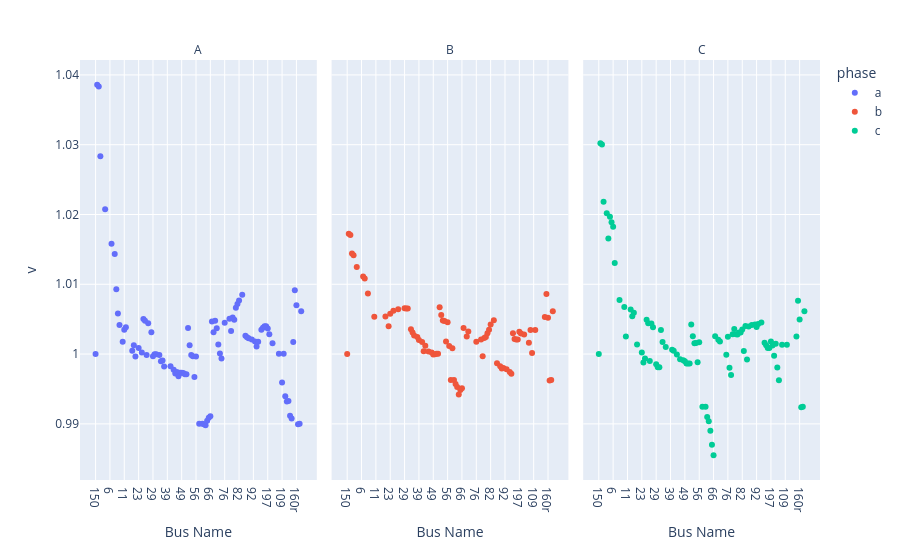
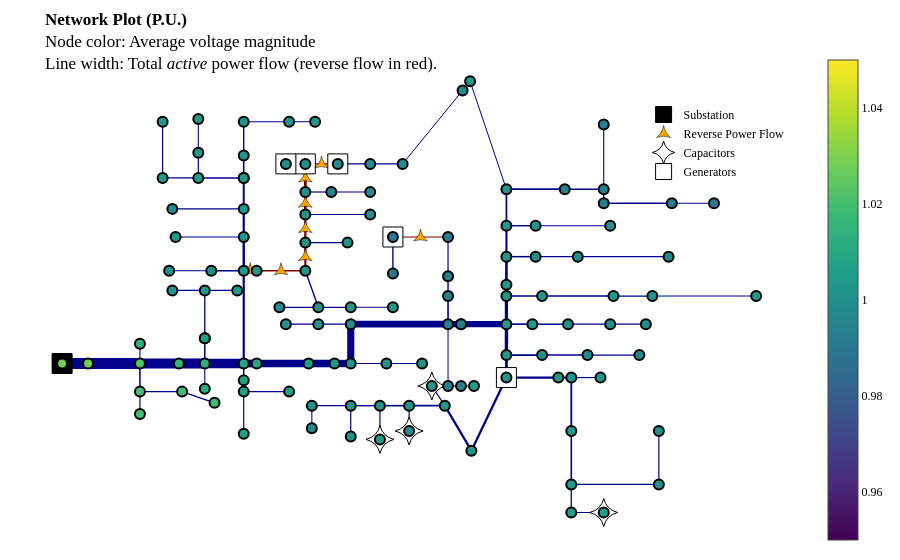
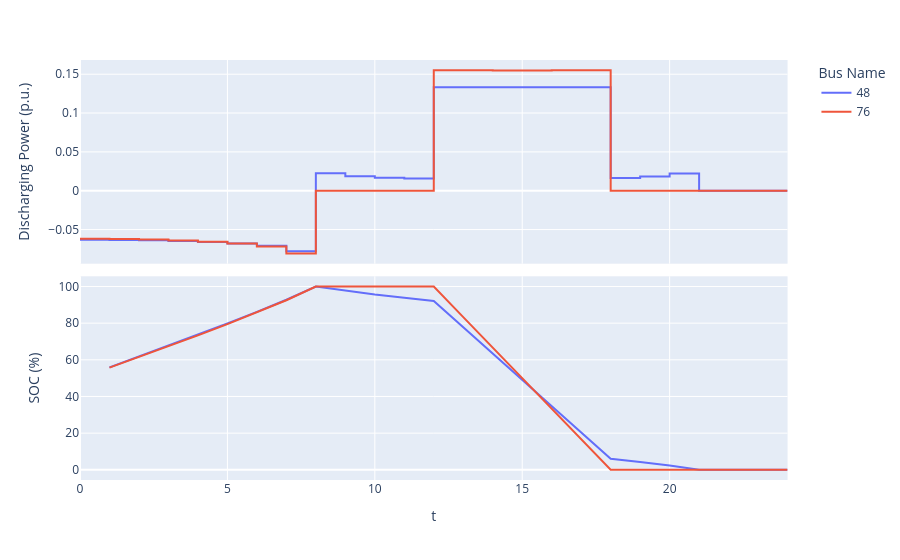

The notebook cell these images were saved under, in order:
### Code cell
case = create_case(CASES_DIR / "csv" / "ieee123_30der_bat", start_step=0, n_steps=24)
result = case.run_opf(objective="cost", control_regulators=True, control_capacitors=True)
print(result.active_power_flows)
plot_voltages(result.voltages, t=12).show()
plot_network(case, result.voltages, p_flow=result.active_power_flows, q_flow = result.reactive_power_flows, t=12).show()
plot_batteries(result.battery_active_power, result.soc).show()

### Figure 1 — Plotly figure (JSON) as saved in the notebook; plotly's stock layout.template omitted (floating-point values rounded to 4 significant figures; data arrays with more than 128 entries replaced by an {"elided": "..."} marker saying what was removed)
{"data": [{"hovertemplate": "phase=a<br>name=%{x}<br>v=%{y}<extra></extra>", "legendgroup": "a", "marker": {"color": "#636efa", "symbol": "circle"}, "mode": "markers", "name": "a", "orientation": "v", "showlegend": true, "type": "scatter", "x": {"elided": "130 str values"}, "xaxis": "x", "y": {"elided": "130 float values"}, "yaxis": "y"}, {"hovertemplate": "phase=b<br>name=%{x}<br>v=%{y}<extra></extra>", "legendgroup": "b", "marker": {"color": "#EF553B", "symbol": "circle"}, "mode": "markers", "name": "b", "orientation": "v", "showlegend": true, "type": "scatter", "x": {"elided": "130 str values"}, "xaxis": "x2", "y": {"elided": "130 float values"}, "yaxis": "y2"}, {"hovertemplate": "phase=c<br>name=%{x}<br>v=%{y}<extra></extra>", "legendgroup": "c", "marker": {"color": "#00cc96", "symbol": "circle"}, "mode": "markers", "name": "c", "orientation": "v", "showlegend": true, "type": "scatter", "x": {"elided": "130 str values"}, "xaxis": "x3", "y": {"elided": "130 float values"}, "yaxis": "y3"}], "layout": {"annotations": [{"font": {}, "showarrow": false, "text": "A", "x": 0.16, "xanchor": "center", "xref": "paper", "y": 1, "yanchor": "bottom", "yref": "paper"}, {"font": {}, "showarrow": false, "text": "B", "x": 0.5, "xanchor": "center", "xref": "paper", "y": 1, "yanchor": "bottom", "yref": "paper"}, {"font": {}, "showarrow": false, "text": "C", "x": 0.84, "xanchor": "center", "xref": "paper", "y": 1, "yanchor": "bottom", "yref": "paper"}], "legend": {"title": {"text": "phase"}, "tracegroupgap": 0}, "margin": {"t": 60}, "xaxis": {"anchor": "y", "domain": [0, 0.32], "title": {"text": "Bus Name"}}, "xaxis2": {"anchor": "y2", "domain": [0.34, 0.66], "matches": "x", "title": {"text": "Bus Name"}}, "xaxis3": {"anchor": "y3", "domain": [0.68, 1.0], "matches": "x", "title": {"text": "Bus Name"}}, "yaxis": {"anchor": "x", "domain": [0, 1], "title": {"text": "v"}}, "yaxis2": {"anchor": "x2", "domain": [0, 1], "matches": "y", "showticklabels": false}, "yaxis3": {"anchor": "x3", "domain": [0, 1], "matches": "y", "showticklabels": false}}}

### Figure 2 — Plotly figure (JSON) as saved in the notebook; plotly's stock layout.template omitted (floating-point values rounded to 4 significant figures; data arrays with more than 128 entries replaced by an {"elided": "..."} marker saying what was removed)
{"data": [{"hoverinfo": "none", "line": {"color": "darkblue", "dash": "solid", "width": 11}, "mode": "lines", "showlegend": false, "type": "scatter", "x": [-0.8612, -0.8612], "y": [-0.2909, -0.2909]}, {"hoverinfo": "none", "line": {"color": "darkblue", "dash": "solid", "width": 11}, "mode": "lines", "showlegend": false, "type": "scatter", "x": [-0.8612, -0.7916], "y": [-0.2909, -0.2909]}, {"hoverinfo": "none", "line": {"color": "darkblue", "dash": "solid", "width": 11}, "mode": "lines", "showlegend": false, "type": "scatter", "x": [-0.7916, -0.6524], "y": [-0.2909, -0.2909]}, {"hoverinfo": "none", "line": {"color": "darkblue", "dash": "solid", "width": 1.101}, "mode": "lines", "showlegend": false, "type": "scatter", "x": [-0.6524, -0.6524], "y": [-0.2909, -0.2009]}, {"hoverinfo": "none", "line": {"color": "darkblue", "dash": "solid", "width": 1.517}, "mode": "lines", "showlegend": false, "type": "scatter", "x": [-0.6524, -0.6524], "y": [-0.2909, -0.4195]}, {"hoverinfo": "none", "line": {"color": "darkblue", "dash": "solid", "width": 10.18}, "mode": "lines", "showlegend": false, "type": "scatter", "x": [-0.6524, -0.5481], "y": [-0.2909, -0.2909]}, {"hoverinfo": "none", "line": {"color": "darkblue", "dash": "solid", "width": 1.201}, "mode": "lines", "showlegend": false, "type": "scatter", "x": [-0.6524, -0.6524], "y": [-0.4195, -0.5224]}, {"hoverinfo": "none", "line": {"color": "darkblue", "dash": "solid", "width": 1.315}, "mode": "lines", "showlegend": false, "type": "scatter", "x": [-0.6524, -0.5394], "y": [-0.4195, -0.4195]}, {"hoverinfo": "none", "line": {"color": "darkblue", "dash": "solid", "width": 1.212}, "mode": "lines", "showlegend": false, "type": "scatter", "x": [-0.5394, -0.4524], "y": [-0.4195, -0.4709]}, {"hoverinfo": "none", "line": {"color": "darkblue", "dash": "solid", "width": 10.08}, "mode": "lines", "showlegend": false, "type": "scatter", "x": [-0.5481, -0.4785], "y": [-0.2909, -0.2909]}, {"hoverinfo": "none", "line": {"color": "darkblue", "dash": "solid", "width": 1.101}, "mode": "lines", "showlegend": false, "type": "scatter", "x": [-0.4785, -0.4785], "y": [-0.2909, -0.4067]}, {"hoverinfo": "none", "line": {"color": "darkblue", "dash": "solid", "width": 1.507}, "mode": "lines", "showlegend": false, "type": "scatter", "x": [-0.4785, -0.4785], "y": [-0.2909, -0.1752]}, {"hoverinfo": "none", "line": {"color": "darkblue", "dash": "solid", "width": 9.473}, "mode": "lines", "showlegend": false, "type": "scatter", "x": [-0.4785, -0.3741], "y": [-0.2909, -0.2909]}, {"hoverinfo": "none", "line": {"color": "darkblue", "dash": "solid", "width": 1.305}, "mode": "lines", "showlegend": false, "type": "scatter", "x": [-0.4785, -0.4785], "y": [-0.1752, -0.1752]}, {"hoverinfo": "none", "line": {"color": "darkblue", "dash": "solid", "width": 1.305}, "mode": "lines", "showlegend": false, "type": "scatter", "x": [-0.4785, -0.4785], "y": [-0.1752, 0.04337]}, {"hoverinfo": "none", "line": {"color": "darkblue", "dash": "solid", "width": 1.509}, "mode": "lines", "showlegend": false, "type": "scatter", "x": [-0.3741, -0.3741], "y": [-0.2909, -0.3681]}, {"hoverinfo": "none", "line": {"color": "darkblue", "dash": "solid", "width": 2.219}, "mode": "lines", "showlegend": false, "type": "scatter", "x": [-0.3741, -0.3741], "y": [-0.2909, 0.1334]}, {"hoverinfo": "none", "line": {"color": "darkblue", "dash": "solid", "width": 1.204}, "mode": "lines", "showlegend": false, "type": "scatter", "x": [-0.4785, -0.5655], "y": [0.04337, 0.04337]}, {"hoverinfo": "none", "line": {"color": "darkblue", "dash": "solid", "width": 1.101}, "mode": "lines", "showlegend": false, "type": "scatter", "x": [-0.4785, -0.3915], "y": [0.04337, 0.04337]}, {"hoverinfo": "none", "line": {"color": "darkblue", "dash": "solid", "width": 1.302}, "mode": "lines", "showlegend": false, "type": "scatter", "x": [-0.3741, -0.3741], "y": [-0.3681, -0.4195]}, {"hoverinfo": "none", "line": {"color": "darkblue", "dash": "solid", "width": 1.201}, "mode": "lines", "showlegend": false, "type": "scatter", "x": [-0.3741, -0.3741], "y": [-0.4195, -0.6124]}, {"hoverinfo": "none", "line": {"color": "darkblue", "dash": "solid", "width": 1.101}, "mode": "lines", "showlegend": false, "type": "scatter", "x": [-0.3741, -0.2524], "y": [-0.4195, -0.4195]}, {"hoverinfo": "none", "line": {"color": "darkblue", "dash": "solid", "width": 1.401}, "mode": "lines", "showlegend": false, "type": "scatter", "x": [-0.3741, -0.4611], "y": [0.1334, 0.1334]}, {"hoverinfo": "none", "line": {"color": "darkblue", "dash": "solid", "width": 2.415}, "mode": "lines", "showlegend": false, "type": "scatter", "x": [-0.3741, -0.3741], "y": [0.1334, 0.2877]}, {"hoverinfo": "none", "line": {"color": "darkblue", "dash": "solid", "width": 1.2}, "mode": "lines", "showlegend": false, "type": "scatter", "x": [-0.4611, -0.5742], "y": [0.1334, 0.1334]}, {"hoverinfo": "none", "line": {"color": "darkblue", "dash": "solid", "width": 1.212}, "mode": "lines", "showlegend": false, "type": "scatter", "x": [-0.3741, -0.5568], "y": [0.2877, 0.2877]}, {"hoverinfo": "none", "line": {"color": "darkblue", "dash": "solid", "width": 2.203}, "mode": "lines", "showlegend": false, "type": "scatter", "x": [-0.3741, -0.3741], "y": [0.2877, 0.4162]}, {"hoverinfo": "none", "line": {"color": "darkblue", "dash": "solid", "width": 1.201}, "mode": "lines", "showlegend": false, "type": "scatter", "x": [-0.3741, -0.5655], "y": [0.4162, 0.4162]}, {"hoverinfo": "none", "line": {"color": "darkblue", "dash": "solid", "width": 2.002}, "mode": "lines", "showlegend": false, "type": "scatter", "x": [-0.3741, -0.3741], "y": [0.4162, 0.5577]}, {"hoverinfo": "none", "line": {"color": "darkblue", "dash": "solid", "width": 1.403}, "mode": "lines", "showlegend": false, "type": "scatter", "x": [-0.3741, -0.3741], "y": [0.5577, 0.5577]}, {"hoverinfo": "none", "line": {"color": "darkblue", "dash": "solid", "width": 1.403}, "mode": "lines", "showlegend": false, "type": "scatter", "x": [-0.3741, -0.4959], "y": [0.5577, 0.5577]}, {"hoverinfo": "none", "line": {"color": "darkblue", "dash": "solid", "width": 1.599}, "mode": "lines", "showlegend": false, "type": "scatter", "x": [-0.3741, -0.3741], "y": [0.5577, 0.6606]}, {"hoverinfo": "none", "line": {"color": "darkblue", "dash": "solid", "width": 1.202}, "mode": "lines", "showlegend": false, "type": "scatter", "x": [-0.4959, -0.5916], "y": [0.5577, 0.5577]}, {"hoverinfo": "none", "line": {"color": "darkblue", "dash": "solid", "width": 1.201}, "mode": "lines", "showlegend": false, "type": "scatter", "x": [-0.4959, -0.4959], "y": [0.5577, 0.6734]}, {"hoverinfo": "none", "line": {"color": "darkblue", "dash": "solid", "width": 1.202}, "mode": "lines", "showlegend": false, "type": "scatter", "x": [-0.5916, -0.5916], "y": [0.5577, 0.8148]}, {"hoverinfo": "none", "line": {"color": "darkblue", "dash": "solid", "width": 1.399}, "mode": "lines", "showlegend": false, "type": "scatter", "x": [-0.3741, -0.3741], "y": [0.6606, 0.8148]}, {"hoverinfo": "none", "line": {"color": "darkblue", "dash": "solid", "width": 1.201}, "mode": "lines", "showlegend": false, "type": "scatter", "x": [-0.3741, -0.2524], "y": [0.8148, 0.8148]}, {"hoverinfo": "none", "line": {"color": "darkblue", "dash": "solid", "width": 1}, "mode": "lines", "showlegend": false, "type": "scatter", "x": [-0.2524, -0.1828], "y": [0.8148, 0.8148]}, {"hoverinfo": "none", "line": {"color": "darkblue", "dash": "solid", "width": 1.101}, "mode": "lines", "showlegend": false, "type": "scatter", "x": [-0.4959, -0.4959], "y": [0.6734, 0.8277]}, {"hoverinfo": "none", "line": {"color": "maroon", "dash": "solid", "width": 1.597}, "mode": "lines", "showlegend": false, "type": "scatter", "x": [-0.3394, -0.2089], "y": [0.1334, 0.1334]}, {"hoverinfo": "none", "line": {"color": "darkblue", "dash": "solid", "width": 1.4}, "mode": "lines", "showlegend": false, "type": "scatter", "x": [-0.2089, -0.1741], "y": [0.1334, -0.03378]}, {"hoverinfo": "none", "line": {"color": "maroon", "dash": "solid", "width": 2.199}, "mode": "lines", "showlegend": false, "type": "scatter", "x": [-0.2089, -0.2089], "y": [0.1334, 0.262]}, {"hoverinfo": "none", "line": {"color": "darkblue", "dash": "solid", "width": 1.197}, "mode": "lines", "showlegend": false, "type": "scatter", "x": [-0.1741, -0.2785], "y": [-0.03378, -0.03378]}, {"hoverinfo": "none", "line": {"color": "darkblue", "dash": "solid", "width": 1.204}, "mode": "lines", "showlegend": false, "type": "scatter", "x": [-0.1741, -0.08714], "y": [-0.03378, -0.03378]}, {"hoverinfo": "none", "line": {"color": "darkblue", "dash": "solid", "width": 1.101}, "mode": "lines", "showlegend": false, "type": "scatter", "x": [-0.08714, 0.02593], "y": [-0.03378, -0.03378]}, {"hoverinfo": "none", "line": {"color": "darkblue", "dash": "solid", "width": 1.101}, "mode": "lines", "showlegend": false, "type": "scatter", "x": [-0.2089, -0.09583], "y": [0.262, 0.262]}, {"hoverinfo": "none", "line": {"color": "maroon", "dash": "solid", "width": 2.299}, "mode": "lines", "showlegend": false, "type": "scatter", "x": [-0.2089, -0.2089], "y": [0.262, 0.3905]}, {"hoverinfo": "none", "line": {"color": "darkblue", "dash": "solid", "width": 1.21}, "mode": "lines", "showlegend": false, "type": "scatter", "x": [-0.2089, -0.03495], "y": [0.3905, 0.3905]}, {"hoverinfo": "none", "line": {"color": "maroon", "dash": "solid", "width": 2.61}, "mode": "lines", "showlegend": false, "type": "scatter", "x": [-0.2089, -0.2089], "y": [0.3905, 0.4934]}, {"hoverinfo": "none", "line": {"color": "darkblue", "dash": "solid", "width": 1.2}, "mode": "lines", "showlegend": false, "type": "scatter", "x": [-0.2089, -0.1393], "y": [0.4934, 0.4934]}, {"hoverinfo": "none", "line": {"color": "maroon", "dash": "solid", "width": 2.81}, "mode": "lines", "showlegend": false, "type": "scatter", "x": [-0.2089, -0.2089], "y": [0.4934, 0.622]}, {"hoverinfo": "none", "line": {"color": "darkblue", "dash": "solid", "width": 1.101}, "mode": "lines", "showlegend": false, "type": "scatter", "x": [-0.1393, -0.03495], "y": [0.4934, 0.4934]}, {"hoverinfo": "none", "line": {"color": "maroon", "dash": "solid", "width": 1.863}, "mode": "lines", "showlegend": false, "type": "scatter", "x": [-0.2089, -0.2611], "y": [0.622, 0.622]}, {"hoverinfo": "none", "line": {"color": "maroon", "dash": "solid", "width": 1.234}, "mode": "lines", "showlegend": false, "type": "scatter", "x": [-0.2089, -0.1219], "y": [0.622, 0.622]}, {"hoverinfo": "none", "line": {"color": "darkblue", "dash": "solid", "width": 1.302}, "mode": "lines", "showlegend": false, "type": "scatter", "x": [-0.1219, -0.03495], "y": [0.622, 0.622]}, {"hoverinfo": "none", "line": {"color": "darkblue", "dash": "solid", "width": 1.101}, "mode": "lines", "showlegend": false, "type": "scatter", "x": [-0.03495, 0.05202], "y": [0.622, 0.622]}, {"hoverinfo": "none", "line": {"color": "darkblue", "dash": "solid", "width": 1}, "mode": "lines", "showlegend": false, "type": "scatter", "x": [0.05202, 0.2127], "y": [0.622, 0.9578]}, {"hoverinfo": "none", "line": {"color": "darkblue", "dash": "solid", "width": 7.745}, "mode": "lines", "showlegend": false, "type": "scatter", "x": [-0.3394, -0.2002], "y": [-0.2909, -0.2909]}, {"hoverinfo": "none", "line": {"color": "darkblue", "dash": "solid", "width": 7.544}, "mode": "lines", "showlegend": false, "type": "scatter", "x": [-0.2002, -0.1306], "y": [-0.2909, -0.2909]}, {"hoverinfo": "none", "line": {"color": "darkblue", "dash": "solid", "width": 7.343}, "mode": "lines", "showlegend": false, "type": "scatter", "x": [-0.1306, -0.08714], "y": [-0.2909, -0.2909]}, {"hoverinfo": "none", "line": {"color": "darkblue", "dash": "solid", "width": 1.2}, "mode": "lines", "showlegend": false, "type": "scatter", "x": [-0.08714, 0.008531], "y": [-0.2909, -0.2909]}, {"hoverinfo": "none", "line": {"color": "darkblue", "dash": "solid", "width": 7.143}, "mode": "lines", "showlegend": false, "type": "scatter", "x": [-0.08714, -0.08714], "y": [-0.2909, -0.1109]}, {"hoverinfo": "none", "line": {"color": "darkblue", "dash": "solid", "width": 1.101}, "mode": "lines", "showlegend": false, "type": "scatter", "x": [0.008531, 0.1042], "y": [-0.2909, -0.2909]}, {"hoverinfo": "none", "line": {"color": "darkblue", "dash": "solid", "width": 1.204}, "mode": "lines", "showlegend": false, "type": "scatter", "x": [-0.08714, -0.1741], "y": [-0.1109, -0.1109]}, {"hoverinfo": "none", "line": {"color": "darkblue", "dash": "solid", "width": 6.939}, "mode": "lines", "showlegend": false, "type": "scatter", "x": [-0.08714, 0.1738], "y": [-0.1109, -0.1109]}, {"hoverinfo": "none", "line": {"color": "darkblue", "dash": "solid", "width": 1.101}, "mode": "lines", "showlegend": false, "type": "scatter", "x": [-0.1741, -0.2611], "y": [-0.1109, -0.1109]}, {"hoverinfo": "none", "line": {"color": "darkblue", "dash": "solid", "width": 1}, "mode": "lines", "showlegend": false, "type": "scatter", "x": [0.1738, 0.1738], "y": [-0.1109, -0.3938]}, {"hoverinfo": "none", "line": {"color": "darkblue", "dash": "solid", "width": 1.618}, "mode": "lines", "showlegend": false, "type": "scatter", "x": [0.1738, 0.1738], "y": [-0.1109, 0.01765]}, {"hoverinfo": "none", "line": {"color": "darkblue", "dash": "solid", "width": 1.417}, "mode": "lines", "showlegend": false, "type": "scatter", "x": [0.1738, 0.1738], "y": [0.01765, 0.1077]}, {"hoverinfo": "none", "line": {"color": "darkblue", "dash": "solid", "width": 1.216}, "mode": "lines", "showlegend": false, "type": "scatter", "x": [0.1738, 0.1738], "y": [0.1077, 0.2877]}, {"hoverinfo": "none", "line": {"color": "maroon", "dash": "solid", "width": 1.168}, "mode": "lines", "showlegend": false, "type": "scatter", "x": [0.1738, 0.02593], "y": [0.2877, 0.2877]}, {"hoverinfo": "none", "line": {"color": "darkblue", "dash": "solid", "width": 1.378}, "mode": "lines", "showlegend": false, "type": "scatter", "x": [0.02593, 0.02593], "y": [0.2877, 0.1205]}, {"hoverinfo": "none", "line": {"color": "darkblue", "dash": "solid", "width": 6.221}, "mode": "lines", "showlegend": false, "type": "scatter", "x": [0.2086, 0.3303], "y": [-0.1109, -0.1109]}, {"hoverinfo": "none", "line": {"color": "darkblue", "dash": "solid", "width": 1.604}, "mode": "lines", "showlegend": false, "type": "scatter", "x": [0.3303, 0.3999], "y": [-0.1109, -0.1109]}, {"hoverinfo": "none", "line": {"color": "darkblue", "dash": "solid", "width": 3.382}, "mode": "lines", "showlegend": false, "type": "scatter", "x": [0.3303, 0.3303], "y": [-0.1109, -0.2524]}, {"hoverinfo": "none", "line": {"color": "darkblue", "dash": "solid", "width": 3.234}, "mode": "lines", "showlegend": false, "type": "scatter", "x": [0.3303, 0.3303], "y": [-0.1109, 0.01765]}, {"hoverinfo": "none", "line": {"color": "darkblue", "dash": "solid", "width": 1.504}, "mode": "lines", "showlegend": false, "type": "scatter", "x": [0.3999, 0.4956], "y": [-0.1109, -0.1109]}, {"hoverinfo": "none", "line": {"color": "darkblue", "dash": "solid", "width": 1.302}, "mode": "lines", "showlegend": false, "type": "scatter", "x": [0.4956, 0.6086], "y": [-0.1109, -0.1109]}, {"hoverinfo": "none", "line": {"color": "darkblue", "dash": "solid", "width": 1.201}, "mode": "lines", "showlegend": false, "type": "scatter", "x": [0.6086, 0.7043], "y": [-0.1109, -0.1109]}, {"hoverinfo": "none", "line": {"color": "darkblue", "dash": "solid", "width": 1.614}, "mode": "lines", "showlegend": false, "type": "scatter", "x": [0.3303, 0.426], "y": [-0.2524, -0.2524]}, {"hoverinfo": "none", "line": {"color": "darkblue", "dash": "solid", "width": 2.768}, "mode": "lines", "showlegend": false, "type": "scatter", "x": [0.3303, 0.3303], "y": [-0.2524, -0.3552]}, {"hoverinfo": "none", "line": {"color": "darkblue", "dash": "solid", "width": 1.413}, "mode": "lines", "showlegend": false, "type": "scatter", "x": [0.426, 0.5478], "y": [-0.2524, -0.2524]}, {"hoverinfo": "none", "line": {"color": "darkblue", "dash": "solid", "width": 1.201}, "mode": "lines", "showlegend": false, "type": "scatter", "x": [0.5478, 0.6869], "y": [-0.2524, -0.2524]}, {"hoverinfo": "none", "line": {"color": "darkblue", "dash": "solid", "width": 2.221}, "mode": "lines", "showlegend": false, "type": "scatter", "x": [0.3303, 0.4695], "y": [-0.3552, -0.3552]}, {"hoverinfo": "none", "line": {"color": "darkblue", "dash": "solid", "width": 2.315}, "mode": "lines", "showlegend": false, "type": "scatter", "x": [0.3303, 0.2364], "y": [-0.3552, -0.6895]}, {"hoverinfo": "none", "line": {"color": "darkblue", "dash": "solid", "width": 2.019}, "mode": "lines", "showlegend": false, "type": "scatter", "x": [0.4695, 0.5043], "y": [-0.3552, -0.3552]}, {"hoverinfo": "none", "line": {"color": "darkblue", "dash": "solid", "width": 1.214}, "mode": "lines", "showlegend": false, "type": "scatter", "x": [0.5043, 0.5825], "y": [-0.3552, -0.3552]}, {"hoverinfo": "none", "line": {"color": "darkblue", "dash": "solid", "width": 1.806}, "mode": "lines", "showlegend": false, "type": "scatter", "x": [0.5043, 0.5043], "y": [-0.3552, -0.5995]}, {"hoverinfo": "none", "line": {"color": "darkblue", "dash": "solid", "width": 1.604}, "mode": "lines", "showlegend": false, "type": "scatter", "x": [0.5043, 0.5043], "y": [-0.5995, -0.8438]}, {"hoverinfo": "none", "line": {"color": "darkblue", "dash": "solid", "width": 1.302}, "mode": "lines", "showlegend": false, "type": "scatter", "x": [0.5043, 0.5043], "y": [-0.8438, -0.9724]}, {"hoverinfo": "none", "line": {"color": "darkblue", "dash": "solid", "width": 1.302}, "mode": "lines", "showlegend": false, "type": "scatter", "x": [0.5043, 0.7391], "y": [-0.8438, -0.8438]}, {"hoverinfo": "none", "line": {"color": "darkblue", "dash": "solid", "width": 1.101}, "mode": "lines", "showlegend": false, "type": "scatter", "x": [0.5043, 0.5912], "y": [-0.9724, -0.9724]}, {"hoverinfo": "none", "line": {"color": "darkblue", "dash": "solid", "width": 1.201}, "mode": "lines", "showlegend": false, "type": "scatter", "x": [0.7391, 0.7391], "y": [-0.8438, -0.5995]}, {"hoverinfo": "none", "line": {"color": "darkblue", "dash": "solid", "width": 2.214}, "mode": "lines", "showlegend": false, "type": "scatter", "x": [0.2364, 0.1651], "y": [-0.6895, -0.4838]}, {"hoverinfo": "none", "line": {"color": "darkblue", "dash": "solid", "width": 1.201}, "mode": "lines", "showlegend": false, "type": "scatter", "x": [0.1651, 0.1303], "y": [-0.4838, -0.3938]}, {"hoverinfo": "none", "line": {"color": "darkblue", "dash": "solid", "width": 1.811}, "mode": "lines", "showlegend": false, "type": "scatter", "x": [0.1651, 0.06941], "y": [-0.4838, -0.4838]}, {"hoverinfo": "none", "line": {"color": "darkblue", "dash": "solid", "width": 1.207}, "mode": "lines", "showlegend": false, "type": "scatter", "x": [0.06941, 0.06941], "y": [-0.4838, -0.5995]}, {"hoverinfo": "none", "line": {"color": "darkblue", "dash": "solid", "width": 1.604}, "mode": "lines", "showlegend": false, "type": "scatter", "x": [0.06941, -0.008863], "y": [-0.4838, -0.4838]}, {"hoverinfo": "none", "line": {"color": "darkblue", "dash": "solid", "width": 1.201}, "mode": "lines", "showlegend": false, "type": "scatter", "x": [-0.008863, -0.008863], "y": [-0.4838, -0.6381]}, {"hoverinfo": "none", "line": {"color": "darkblue", "dash": "solid", "width": 1.403}, "mode": "lines", "showlegend": false, "type": "scatter", "x": [-0.008863, -0.08714], "y": [-0.4838, -0.4838]}, {"hoverinfo": "none", "line": {"color": "darkblue", "dash": "solid", "width": 1.201}, "mode": "lines", "showlegend": false, "type": "scatter", "x": [-0.08714, -0.08714], "y": [-0.4838, -0.6252]}, {"hoverinfo": "none", "line": {"color": "darkblue", "dash": "solid", "width": 1.201}, "mode": "lines", "showlegend": false, "type": "scatter", "x": [-0.08714, -0.1915], "y": [-0.4838, -0.4838]}, {"hoverinfo": "none", "line": {"color": "darkblue", "dash": "solid", "width": 1.101}, "mode": "lines", "showlegend": false, "type": "scatter", "x": [-0.1915, -0.1915], "y": [-0.4838, -0.5867]}, {"hoverinfo": "none", "line": {"color": "darkblue", "dash": "solid", "width": 1.615}, "mode": "lines", "showlegend": false, "type": "scatter", "x": [0.3303, 0.426], "y": [0.01765, 0.01765]}, {"hoverinfo": "none", "line": {"color": "darkblue", "dash": "solid", "width": 1.414}, "mode": "lines", "showlegend": false, "type": "scatter", "x": [0.426, 0.6173], "y": [0.01765, 0.01765]}, {"hoverinfo": "none", "line": {"color": "darkblue", "dash": "solid", "width": 1.212}, "mode": "lines", "showlegend": false, "type": "scatter", "x": [0.6173, 0.7217], "y": [0.01765, 0.01765]}, {"hoverinfo": "none", "line": {"color": "darkblue", "dash": "solid", "width": 1}, "mode": "lines", "showlegend": false, "type": "scatter", "x": [0.7217, 1], "y": [0.01765, 0.01765]}, {"hoverinfo": "none", "line": {"color": "darkblue", "dash": "solid", "width": 2.619}, "mode": "lines", "showlegend": false, "type": "scatter", "x": [0.3303, 0.3303], "y": [0.01765, 0.06908]}, {"hoverinfo": "none", "line": {"color": "darkblue", "dash": "solid", "width": 2.619}, "mode": "lines", "showlegend": false, "type": "scatter", "x": [0.3303, 0.3303], "y": [0.06908, 0.1977]}, {"hoverinfo": "none", "line": {"color": "darkblue", "dash": "solid", "width": 1.504}, "mode": "lines", "showlegend": false, "type": "scatter", "x": [0.3303, 0.4086], "y": [0.1977, 0.1977]}, {"hoverinfo": "none", "line": {"color": "darkblue", "dash": "solid", "width": 2.116}, "mode": "lines", "showlegend": false, "type": "scatter", "x": [0.3303, 0.3303], "y": [0.1977, 0.3391]}, {"hoverinfo": "none", "line": {"color": "darkblue", "dash": "solid", "width": 1.403}, "mode": "lines", "showlegend": false, "type": "scatter", "x": [0.4086, 0.5217], "y": [0.1977, 0.1977]}, {"hoverinfo": "none", "line": {"color": "darkblue", "dash": "solid", "width": 1.201}, "mode": "lines", "showlegend": false, "type": "scatter", "x": [0.5217, 0.7652], "y": [0.1977, 0.1977]}, {"hoverinfo": "none", "line": {"color": "darkblue", "dash": "solid", "width": 1.403}, "mode": "lines", "showlegend": false, "type": "scatter", "x": [0.3303, 0.4086], "y": [0.3391, 0.3391]}, {"hoverinfo": "none", "line": {"color": "darkblue", "dash": "solid", "width": 1.713}, "mode": "lines", "showlegend": false, "type": "scatter", "x": [0.3303, 0.3303], "y": [0.3391, 0.5063]}, {"hoverinfo": "none", "line": {"color": "darkblue", "dash": "solid", "width": 1.201}, "mode": "lines", "showlegend": false, "type": "scatter", "x": [0.4086, 0.6086], "y": [0.3391, 0.3391]}, {"hoverinfo": "none", "line": {"color": "darkblue", "dash": "solid", "width": 1.713}, "mode": "lines", "showlegend": false, "type": "scatter", "x": [0.3303, 0.4869], "y": [0.5063, 0.5063]}, {"hoverinfo": "none", "line": {"color": "darkblue", "dash": "solid", "width": 1}, "mode": "lines", "showlegend": false, "type": "scatter", "x": [0.3303, 0.2329], "y": [0.5063, 1]}, {"hoverinfo": "none", "line": {"color": "darkblue", "dash": "solid", "width": 1.511}, "mode": "lines", "showlegend": false, "type": "scatter", "x": [0.4869, 0.5912], "y": [0.5063, 0.5063]}, {"hoverinfo": "none", "line": {"color": "darkblue", "dash": "solid", "width": 1.101}, "mode": "lines", "showlegend": false, "type": "scatter", "x": [0.5912, 0.5912], "y": [0.5063, 0.802]}, {"hoverinfo": "none", "line": {"color": "darkblue", "dash": "solid", "width": 1.411}, "mode": "lines", "showlegend": false, "type": "scatter", "x": [0.5912, 0.5912], "y": [0.5063, 0.442]}, {"hoverinfo": "none", "line": {"color": "darkblue", "dash": "solid", "width": 1.308}, "mode": "lines", "showlegend": false, "type": "scatter", "x": [0.5912, 0.7739], "y": [0.442, 0.442]}, {"hoverinfo": "none", "line": {"color": "darkblue", "dash": "solid", "width": 1.101}, "mode": "lines", "showlegend": false, "type": "scatter", "x": [0.7739, 0.8869], "y": [0.442, 0.442]}, {"hoverinfo": "none", "line": {"color": "maroon", "dash": "solid", "width": 1.597}, "mode": "lines", "showlegend": false, "type": "scatter", "x": [-0.3741, -0.3394], "y": [0.1334, 0.1334]}, {"hoverinfo": "none", "line": {"color": "darkblue", "dash": "solid", "width": 7.745}, "mode": "lines", "showlegend": false, "type": "scatter", "x": [-0.3741, -0.3394], "y": [-0.2909, -0.2909]}, {"hoverinfo": "none", "line": {"color": "darkblue", "dash": "solid", "width": 6.221}, "mode": "lines", "showlegend": false, "type": "scatter", "x": [0.2086, 0.2086], "y": [-0.1109, -0.1109]}, {"hoverinfo": "none", "line": {"color": "darkblue", "dash": "solid", "width": 6.221}, "mode": "lines", "showlegend": false, "type": "scatter", "x": [0.1738, 0.2086], "y": [-0.1109, -0.1109]}, {"hoverinfo": "none", "line": {"color": "darkblue", "dash": "solid", "width": 1}, "mode": "lines", "showlegend": false, "type": "scatter", "x": [0.1738, 0.2086], "y": [-0.3938, -0.3938]}, {"hoverinfo": "none", "line": {"color": "darkblue", "dash": "solid", "width": 1}, "mode": "lines", "showlegend": false, "type": "scatter", "x": [0.2086, 0.2434], "y": [-0.3938, -0.3938]}, {"hoverinfo": "none", "marker": {"color": "black", "line": {"color": "black", "width": 1}, "size": 20, "symbol": "square"}, "mode": "markers", "name": "Substation", "showlegend": true, "type": "scatter", "x": [-0.8612], "y": [-0.2909]}, {"hoverinfo": "none", "marker": {"color": "orange", "line": {"color": "black", "width": 0.5}, "size": 10, "symbol": "star-triangle-up"}, "mode": "markers", "name": "Reverse Power Flow", "showlegend": true, "type": "scatter", "x": [-0.2741, -0.2089, -0.2089, -0.2089, -0.2089, -0.235, -0.1654, 0.09985, -0.3567], "y": [0.1334, 0.1977, 0.3262, 0.442, 0.5577, 0.622, 0.622, 0.2877, 0.1334]}, {"hoverinfo": "none", "marker": {"color": "white", "line": {"color": "black", "width": 1}, "size": 20, "symbol": "star-diamond"}, "mode": "markers", "name": "Capacitors", "showlegend": true, "type": "scatter", "x": [0.5912, 0.1303, 0.06941, -0.008863], "y": [-0.9724, -0.3938, -0.5995, -0.6381]}, {"hoverinfo": "none", "marker": {"color": "white", "line": {"color": "black", "width": 1}, "size": 20, "symbol": "square"}, "mode": "markers", "name": "Generators", "showlegend": true, "type": "scatter", "x": [-0.2089, -0.2611, -0.1219, 0.02593, 0.3303], "y": [0.622, 0.622, 0.622, 0.2877, -0.3552]}, {"hoverlabel": {"font": {"family": "Monospace"}}, "hovertemplate": "%{text}", "marker": {"cmax": 1.05, "cmin": 0.95, "color": {"elided": "130 float values"}, "colorscale": [[0, "#440154"], [0.1111, "#482878"], [0.2222, "#3e4989"], [0.3333, "#31688e"], [0.4444, "#26828e"], [0.5556, "#1f9e89"], [0.6667, "#35b779"], [0.7778, "#6ece58"], [0.8889, "#b5de2b"], [1, "#fde725"]], "line": {"color": "black", "width": 2}, "reversescale": false, "showscale": true, "size": 10}, "mode": "markers", "showlegend": false, "text": {"elided": "130 str values"}, "textposition": "top center", "type": "scatter", "x": {"elided": "130 float values"}, "y": {"elided": "130 float values"}}], "layout": {"font": {"color": "Black", "family": "Droid Sans Mono"}, "legend": {"bgcolor": "White", "font": {"color": "Black"}, "x": 0.8, "y": 0.9}, "margin": {"b": 10, "l": 10, "r": 10, "t": 50}, "paper_bgcolor": "White", "plot_bgcolor": "White", "title": {"font": {"color": "Black"}, "text": "<b>Network Plot (P.U.)</b><br>Node color: Average voltage magnitude<br>Line width: Total <i>active</i> power flow (reverse flow in red)."}, "xaxis": {"visible": false}, "yaxis": {"visible": false}}}

### Figure 3 — Plotly figure (JSON) as saved in the notebook; plotly's stock layout.template omitted (floating-point values rounded to 4 significant figures)
{"data": [{"hovertemplate": "Bus Name=48<br>variable=power<br>t=%{x}<br>value=%{y}<extra></extra>", "legendgroup": "48", "line": {"color": "#636efa", "dash": "solid", "shape": "hv"}, "marker": {"symbol": "circle"}, "mode": "lines", "name": "48", "orientation": "v", "showlegend": true, "type": "scatter", "x": [0, 1, 2, 3, 4, 5, 6, 7, 8, 9, 10, 11, 12, 13, 14, 15, 16, 17, 18, 19, 20, 21, 22, 23, 24], "xaxis": "x2", "y": [-0.06315, -0.06333, -0.06388, -0.06477, -0.06601, -0.06783, -0.07075, -0.07791, 0.02236, 0.0185, 0.01682, 0.01577, 0.1333, 0.1333, 0.1333, 0.1333, 0.1333, 0.1333, 0.01635, 0.01814, 0.02207, -1.598e-10, 9.191e-10, 2.867e-09, 2.867e-09], "yaxis": "y2"}, {"hovertemplate": "Bus Name=48<br>variable=soc<br>t=%{x}<br>value=%{y}<extra></extra>", "legendgroup": "48", "line": {"color": "#636efa", "dash": "solid"}, "marker": {"symbol": "circle"}, "mode": "lines", "name": "48", "orientation": "v", "showlegend": false, "type": "scatter", "x": [1, 2, 3, 4, 5, 6, 7, 8, 9, 10, 11, 12, 13, 14, 15, 16, 17, 18, 19, 20, 21, 22, 23, 24], "xaxis": "x", "y": [55.87, 61.76, 67.7, 73.73, 79.87, 86.17, 92.75, 100.0, 97.6, 95.61, 93.8, 92.1, 77.77, 63.43, 49.09, 34.76, 20.42, 6.081, 4.323, 2.373, -9.792e-07, -8.415e-07, -8.152e-07, -9.953e-07], "yaxis": "y"}, {"hovertemplate": "Bus Name=76<br>variable=power<br>t=%{x}<br>value=%{y}<extra></extra>", "legendgroup": "76", "line": {"color": "#EF553B", "dash": "solid", "shape": "hv"}, "marker": {"symbol": "circle"}, "mode": "lines", "name": "76", "orientation": "v", "showlegend": true, "type": "scatter", "x": [0, 1, 2, 3, 4, 5, 6, 7, 8, 9, 10, 11, 12, 13, 14, 15, 16, 17, 18, 19, 20, 21, 22, 23, 24], "xaxis": "x2", "y": [-0.06196, -0.06216, -0.06289, -0.06406, -0.06569, -0.06807, -0.07194, -0.08086, 2.729e-09, 1.261e-09, 6.226e-10, 1.856e-10, 0.1551, 0.1549, 0.1549, 0.1549, 0.155, 0.1552, 3.205e-10, 9.401e-10, 2.385e-09, -1.797e-10, 9.196e-10, 2.865e-09, 2.865e-09], "yaxis": "y2"}, {"hovertemplate": "Bus Name=76<br>variable=soc<br>t=%{x}<br>value=%{y}<extra></extra>", "legendgroup": "76", "line": {"color": "#EF553B", "dash": "solid"}, "marker": {"symbol": "circle"}, "mode": "lines", "name": "76", "orientation": "v", "showlegend": false, "type": "scatter", "x": [1, 2, 3, 4, 5, 6, 7, 8, 9, 10, 11, 12, 13, 14, 15, 16, 17, 18, 19, 20, 21, 22, 23, 24], "xaxis": "x", "y": [55.76, 61.54, 67.39, 73.35, 79.46, 85.79, 92.48, 100.0, 100.0, 100.0, 100.0, 100.0, 83.32, 66.66, 50.0, 33.35, 16.69, -9.878e-07, -8.897e-07, -8.582e-07, -9.812e-07, -8.417e-07, -8.154e-07, -9.953e-07], "yaxis": "y"}], "layout": {"annotations": [{"font": {}, "showarrow": false, "text": "", "textangle": 90, "x": 0.98, "xanchor": "left", "xref": "paper", "y": 0.2425, "yanchor": "middle", "yref": "paper"}, {"font": {}, "showarrow": false, "text": "", "textangle": 90, "x": 0.98, "xanchor": "left", "xref": "paper", "y": 0.7575, "yanchor": "middle", "yref": "paper"}], "legend": {"title": {"text": "Bus Name"}, "tracegroupgap": 0}, "margin": {"t": 60}, "xaxis": {"anchor": "y", "domain": [0, 0.98], "title": {"text": "t"}}, "xaxis2": {"anchor": "y2", "domain": [0, 0.98], "matches": "x", "showticklabels": false}, "yaxis": {"anchor": "x", "domain": [0, 0.485], "title": {"text": "SOC (%)"}}, "yaxis2": {"anchor": "x2", "domain": [0.515, 1], "title": {"text": "Discharging Power (p.u.)"}}}}
